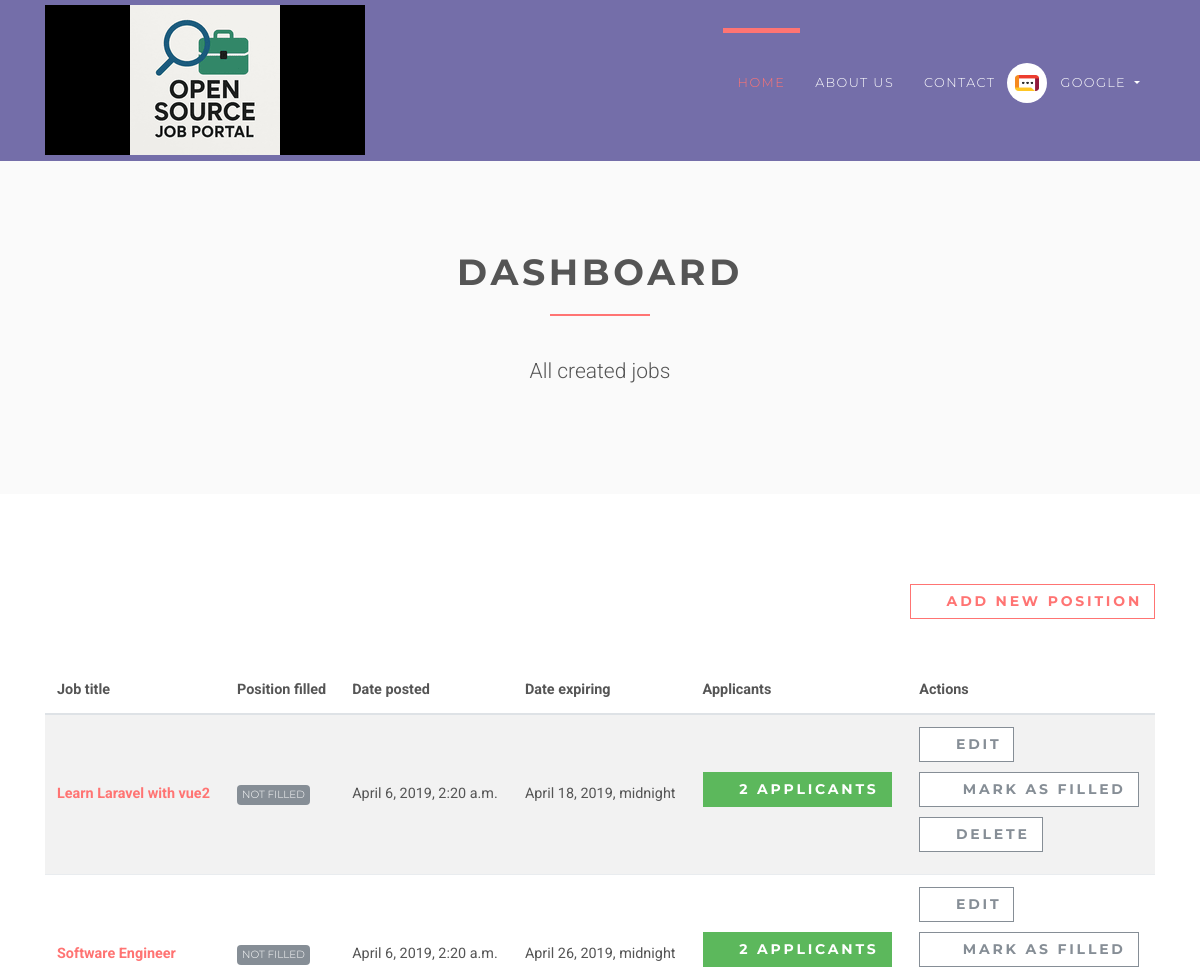
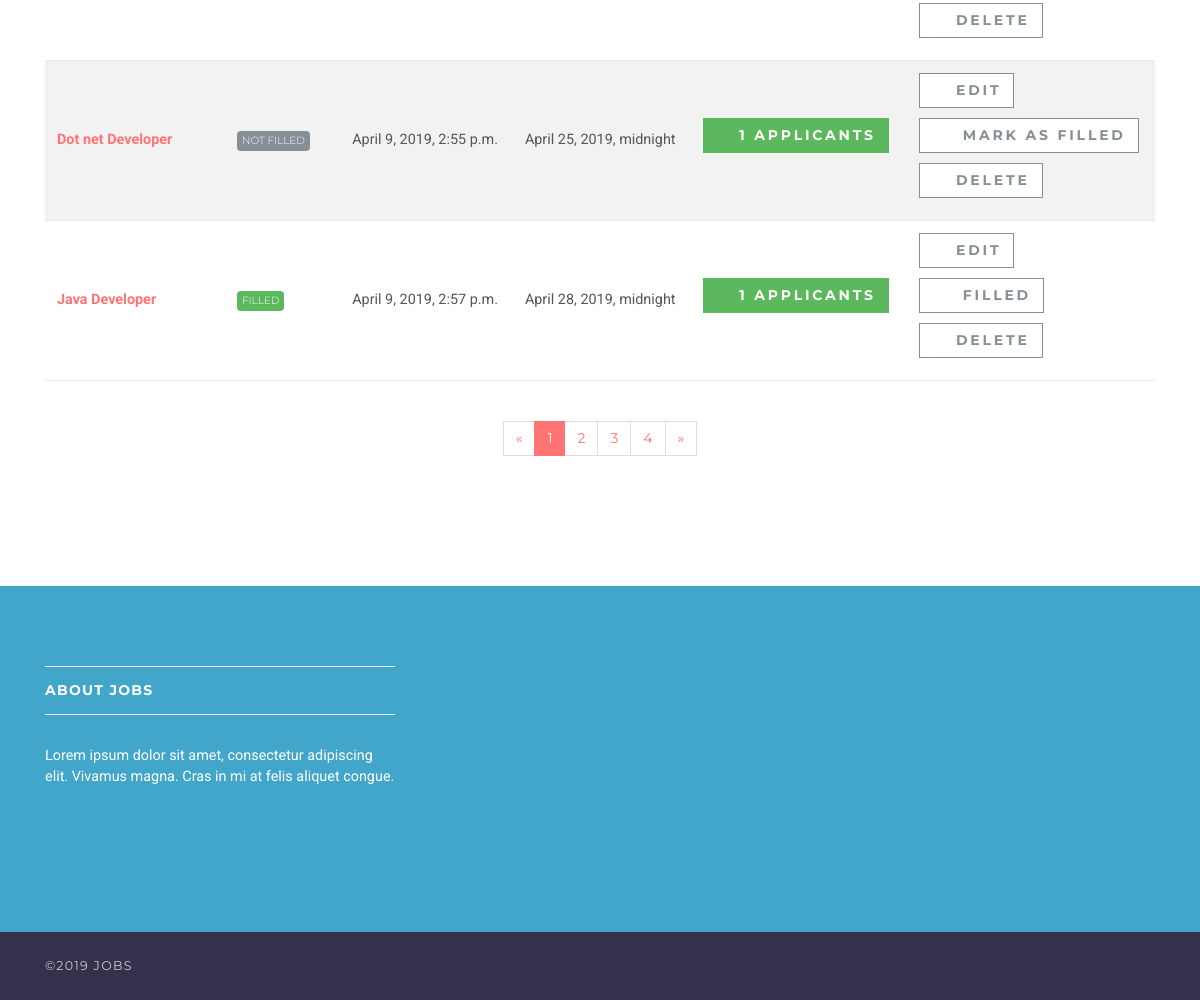
/employer/dashboard (signed in), run on the app's committed database (2 pictures, top to bottom).
### accounts/models.py (models this page shows, shortened)
class User(AbstractUser):
    username = None
    role = models.CharField(max_length=12, error_messages={
        'required': "Role must be provided"
    })
    gender = models.CharField(max_length=10, blank=True, null=True, default="")
    email = models.EmailField(unique=True, blank=False,
                              error_messages={
                                  'unique': "A user with that email already exists.",
                              })
    USERNAME_FIELD = "email"
    REQUIRED_FIELDS = []
    objects = UserManager()

### jobsapp/models.py (models this page shows, shortened)
class Job(models.Model):
    user = models.ForeignKey(User, on_delete=models.CASCADE)
    title = models.CharField(max_length=300)
    description = models.TextField()
    location = models.CharField(max_length=150)
    type = models.CharField(choices=JOB_TYPE, max_length=10)
    category = models.CharField(max_length=100)
    last_date = models.DateTimeField()
    company_name = models.CharField(max_length=100)
    company_description = models.CharField(max_length=300)
    website = models.CharField(max_length=100, default="")
    created_at = models.DateTimeField(default=timezone.now)
    filled = models.BooleanField(default=False)

### jobsapp/views/employer.py (the view)
# urls.py: path('', DashboardView.as_view(), name='employer-dashboard'),
class DashboardView(ListView):
    model = Job
    template_name = 'jobs/employer/dashboard.html'
    context_object_name = 'jobs'
    @method_decorator(login_required(login_url=reverse_lazy('accounts:login')))
    @method_decorator(user_is_employer)
    def dispatch(self, request, *args, **kwargs):
        return super().dispatch(self.request, *args, **kwargs)
    def get_queryset(self):
        return self.model.objects.filter(user_id=self.request.user.id)

### templates/jobs/employer/dashboard.html (shortened to what this page needs)
{% extends 'base.html' %}
{% load static %}
{% block content %}
    <section class="bg-light-gray">
        <div class="container">
            <div class="row">
                <div class="col-lg-8 mx-auto">
                    <h1 class="heading">dashboard</h1>
                    <p class="lead text-center">All created jobs</p>
                </div>
            </div>
        </div>
    </section>
    <section>
        <div class="container">
            <div class="row">
                <div class="col-lg-12 text-right mb-5"><a href="{% url 'jobs:employer-jobs-create' %}"
                                                          class="btn btn-outline-white-primary">
                    <i class="fa fa-plus"></i>Add new position</a></div>
                <div class="col-lg-12">
                    <div class="table-responsive">
                        <table class="table table-striped table-hover table-client-dashboard">
                            <thead>
                            <tr>
                                <th>Job title</th>
                                <th>Position filled</th>
                                <th>Date posted</th>
                                <th>Date expiring</th>
                                <th>Applicants</th>
                                <th>Actions</th>
                            </tr>
                            </thead>
                            <tbody>
                            {% for job in jobs %}
                                <tr>
                                    <th><a href="{% url 'jobs:jobs-detail' job.id %}">{{ job.title }}</a>
                                    </th>
                                    <td>
                                        {% if job.filled %}
                                            <span class="badge badge-success">Filled</span>
                                        {% else %}
                                            <span class="badge badge-secondary">Not Filled</span>
                                        {% endif %}
                                    </td>
                                    <td>{{ job.created_at }}</td>
                                    <td>{{ job.last_date }}</td>
                                    <td>
                                        <a href="{% url 'jobs:employer-dashboard-applicants' job.id %}"
                                           class="btn btn-success">
                                            <i class="fa fa-users"></i>{{ job.applicants.count }}
                                            <span class="hidden-xs hidden-sm">Applicants</span>
                                        </a>
                                    </td>
                                    <td>
                                        <a href="#" class="btn btn-outline-white-secondary">
                                            <i class="fa fa-edit"></i>Edit
                                        </a>
                                        <br>
                                        {% if job.filled %}
                                            <a href="{% url 'jobs:job-mark-filled' job.id %}"
                                               class="btn btn-outline-white-secondary">
                                                <i class="fa fa-check-circle-o"></i>
                                                <span class="hidden-xs hidden-sm">Filled</span>
                                            </a><br>
                                        {% else %}
                                            <a href="{% url 'jobs:job-mark-filled' job.id %}"
                                               class="btn btn-outline-white-secondary">
                                                <i class="fa fa-check-circle-o"></i>
                                                <span class="hidden-xs hidden-sm">Mark as </span>filled
                                            </a><br>
                                        {% endif %}
                                        <a href="#" class="btn btn-outline-white-secondary">
                                            <i class="fa fa-times-circle-o"></i>Delete
                                        </a>
                                    </td>
                                </tr>
                            {% endfor %}
                            </tbody>
                        </table>
                    </div>
                    <div class="pages">
                        <nav aria-label="Page navigation example" class="d-flex justify-content-center mt-4 mb-4">
                            <ul class="pagination">
                                <li class="page-item"><a href="#" aria-label="Previous" class="page-link"><span
                                        aria-hidden="true">«</span><span class="sr-only">Previous</span></a></li>
                                <li class="page-item active"><a href="#" class="page-link">1</a></li>
                                <li class="page-item"><a href="#" class="page-link">2</a></li>
                                <li class="page-item"><a href="#" class="page-link">3</a></li>
                                <li class="page-item"><a href="#" class="page-link">4</a></li>
                                <li class="page-item"><a href="#" aria-label="Next" class="page-link"><span
                                        aria-hidden="true">»</span><span class="sr-only">Next</span></a></li>
                            </ul>
                        </nav>
                    </div>
                </div>
            </div>
        </div>
    </section>
{% endblock %}

### templates/base.html (shortened to what this page needs)
{% load static %}
<!DOCTYPE html>
<html>
<head>
    <link rel="stylesheet"
          href="{% static 'vendor/bootstrap/css/bootstrap.min.css' %}">
    <link rel="stylesheet"
          href="{% static 'vendor/font-awesome/css/font-awesome.min.css' %}">
    <link rel="stylesheet"
          href="{% static 'vendor/owl.carousel/assets/owl.carousel.css' %}">
    <link rel="stylesheet"
          href="{% static 'vendor/owl.carousel/assets/owl.theme.default.css' %}">
    <link rel="stylesheet" href="{% static 'css/style.default.css' %}"
          id="theme-stylesheet">
    <link rel="stylesheet" href="{% static 'css/custom.css' %}">
</head>
<body>
<header class="header">
    <nav class="navbar navbar-expand-lg">
        <div class="container">
            <a href="/" class="navbar-brand">
                <img src="{% static 'img/logo-small.png' %}" alt="logo" class="d-none d-lg-block">
            </a>
            <div id="navbarSupportedContent" class="collapse navbar-collapse">
                <ul class="navbar-nav ml-auto">
                    <li class="nav-item active">
                        <a href="/" class="nav-link">Home <span class="sr-only">(current)</span></a>
                    </li>
                    <li class="nav-item">
                        <a href="#" class="nav-link">About Us</a>
                    </li>
                    <li class="nav-item">
                        <a href="#" class="nav-link">Contact</a>
                    </li>
                    {% if request.user.is_authenticated and request.user.role == 'employer' %}
                        <li class="nav-item dropdown">
                            <a id="clientZone" href="#" data-toggle="dropdown"
                               aria-haspopup="true" aria-expanded="false"
                               class="nav-link dropdown-toggle has-img mb-3 mb-lg-0 mt-3 mt-lg-0">
                                <div class="client-menu-image">
                                    <div class="inner">
                                        <img src="{% static 'img/company-1.png' %}"
                                             alt="company image"
                                             class="img-fluid">
                                    </div>
                                </div>
                                {% if request.user.role == 'employee' %}
                                    {{ request.user.first_name }} {{ request.user.last_name }}
                                {% else %}
                                    {{ request.user.first_name }}
                                {% endif %}
                            </a>
                        </li>
                    {% endif %}
                </ul>
            </div>
        </div>
    </nav>
</header>
<div>
    {% block content %} {% endblock %}
</div>
<footer class="footer">
    <div class="footer__block">
        <div class="container">
            <div class="row">
                <div class="col-lg-4 col-md-12 mb-5">
                    <h4 class="h5">About Jobs</h4>
                    <p> Lorem ipsum dolor sit amet, consectetur adipiscing elit. Vivamus magna. Cras in mi at felis
                        aliquet congue. </p>
                </div>
            </div>
        </div>
    </div>
    <div class="footer__copyright">
        <div class="container">
            <div class="row">
                <div class="col-md-6 text-md-left text-center">
                    <p>&copy;2019 Jobs</p>
                </div>
            </div>
        </div>
    </div>
</footer>
</body>
</html>

### data on the page
User: user.first_name "GOOGLE"
Job: title "Learn Laravel with vue2", filled "NOT FILLED", created_at "April 6, 2019, 2:20 a.m.", last_date "April 18, 2019, midnight", applicants.count "2"
Job: title "Software Engineer", filled "NOT FILLED", created_at "April 6, 2019, 2:20 a.m.", last_date "April 26, 2019, midnight", applicants.count "2"
Job: title "Dot net Developer", filled "NOT FILLED", created_at "April 9, 2019, 2:55 p.m.", last_date "April 25, 2019, midnight", applicants.count "1"
Job: title "Java Developer", filled "FILLED", created_at "April 9, 2019, 2:57 p.m.", last_date "April 28, 2019, midnight", applicants.count "1"
